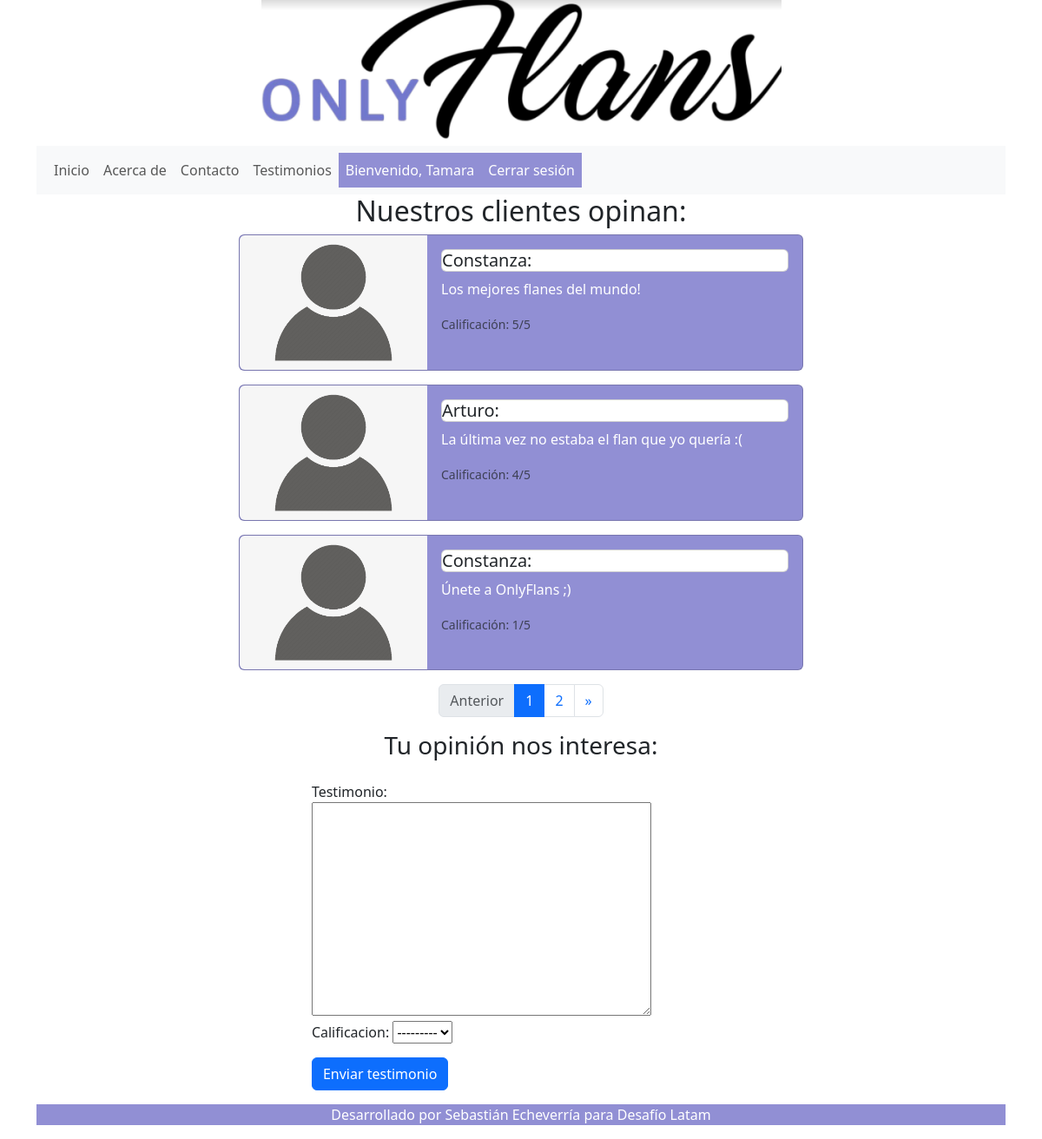
Page /testimonios/ (signed in) on the committed database.
### web/models.py (models this page shows, shortened)
class Testimonio(models.Model):
    usuario = models.ForeignKey(User, on_delete=models.CASCADE)
    testimonio = models.TextField( max_length=300)
    calificacion = models.IntegerField(choices=[(i, i) for i in range(1, 6)])

### web/views.py (the view)
# urls.py: path('testimonios/', views.testimonios, name='testimonios'),]
def testimonios(request):
    testimonios = Testimonio.objects.all()
    paginator = Paginator(testimonios, 3)
    page_number = request.GET.get('page')
    page_obj = paginator.get_page(page_number)
    print(page_obj.paginator.num_pages)
    if request.method == 'POST' and request.user.is_authenticated:
        form = TestimonioForm(request.POST)
        if form.is_valid():
            testimonio = form.save(commit=False)
            testimonio.usuario = request.user
            testimonio.save()
            return redirect('testimonios')
    else:
        form = TestimonioForm()
    return render(request, 'testimonios.html', {'page_obj': page_obj, 'form': form})

### web/forms.py
class TestimonioForm(forms.ModelForm):
    class Meta:
        model = Testimonio
        fields = ['testimonio', 'calificacion']

### web/templates/testimonios.html (shortened to what this page needs)
{% extends 'base.html' %}
{% load static %}
{% block content %}
    <h2 class="text-center">Nuestros clientes opinan:</h2>
    {% for testimonio in page_obj %}
    <div class="d-flex justify-content-center">
        <div class="card mb-3 bg-indigo text-white " style="max-width: 650px;">
            <div class="row g-0">
                <div class="col-md-4">
                    <img src="{% static 'img/user-icon.png' %}" class="img-fluid rounded-start" alt="Icono de usuario">
                </div>
                <div class="col-md-8">
                    <div class="card-body">
                        <h5 class="card title">{{ testimonio.usuario.username }}:</h5>
                        <p class="card-text">{{ testimonio.testimonio }}</p>
                        <p class="card-text"><small class="text-body-secondary">Calificación: {{ testimonio.calificacion }}/5</small></p>
                    </div>
                </div>
            </div>
        </div>
    </div>
    {% endfor %}
    <nav aria-label="Paginación de testimonios">
        <ul class="pagination justify-content-center">
            {% if page_obj.has_previous %}
                <li class="page-item">
                    <a class="page-link" href="?page={{ page_obj.previous_page_number }}" aria-label="Anterior">
                        <span aria-hidden="true">&laquo;</span>
                    </a>
                </li>
            {% else %}
                <li class="page-item disabled">
                    <span class="page-link">Anterior</span>
                </li>
            {% endif %}
            {% for num in page_obj.paginator.page_range %}
                <li class="page-item {% if page_obj.number == num %}active{% endif %}">
                    <a class="page-link" href="?page={{ num }}">{{ num }}</a>
                </li>
            {% endfor %}
            {% if page_obj.has_next %}
                <li class="page-item">
                    <a class="page-link" href="?page={{ page_obj.next_page_number }}" aria-label="Siguiente">
                        <span aria-hidden="true">&raquo;</span>
                    </a>
                </li>
            {% else %}
                <li class="page-item disabled">
                    <span class="page-link">Siguiente</span>
                </li>
            {% endif %}
        </ul>
    </nav>
    {% if user.is_authenticated %}
    <h3 class="text-center">Tu opinión nos interesa:</h3>
    <div class="container mt-4 mb-3">
        <div class="d-flex justify-content-center">
            <form method="post" class="form">
                <div class="col-10">
                    {{ form.testimonio.label_tag }}
                    {{ form.testimonio }}
                </div>
                <div class="mb-3">
                    {{ form.calificacion.label_tag }}
                    {{ form.calificacion }}
                </div>
                <button type="submit" class="btn btn-primary text-center">Enviar testimonio</button>
            </form>
        </div>
    </div>
    {% else %}
    <div class="d-flex justify-content-center mb-5">
        <a href="{% url 'login' %}" class="btn btn-primary mt-4">Inicia sesión para dejar tu testimonio</a>
    </div>
    {% endif %}
{% endblock %}

### web/templates/navbar.html (shortened to what this page needs)
<nav class="navbar navbar-expand-lg navbar-light bg-light">
    <div class="container-fluid">
          <div class="collapse navbar-collapse" id="navbarSupportedContent">
            <ul class="navbar-nav me-auto mb-2 mb-lg-0">
                <li class="nav-item">
                    <a class="nav-link" href="{% url 'index' %}">Inicio</a>
                </li>
                <li class="nav-item">
                    <a class="nav-link" href="{% url 'about' %}">Acerca de</a>
                </li>
                <li class="nav-item">
                    <a class="nav-link" href="{% url 'contact' %}">Contacto</a>
                </li>
                <li class="nav-item">
                    <a class="nav-link" href="{% url 'testimonios' %}">Testimonios</a>
                </li>
                {% if user.is_authenticated %}
                    <li><a class="nav-link bg-indigo text-white" href="{% url 'welcome' %}">Bienvenido, {{ user.username }}</a></li>
                    <li><a class="nav-link bg-indigo text-white" href="{% url 'logout' %}">Cerrar sesión</a></li>
                {% else %}
                    <li><a class="nav-link bg-indigo text-white" href="{% url 'login' %}">Iniciar sesión</a></li>
                {% endif %}
            </ul>
    </div>
</nav>

### web/static/css/styles.css (style rules this page uses)
.bg-indigo { background-color: #918FD4; }

### rows in the picture
Testimonio: usuario.username "Constanza", testimonio "Los mejores flanes del mundo!", calificacion "5"
Testimonio: usuario.username "Arturo", testimonio "La última vez no estaba el flan que yo quería :(", calificacion "4"
Testimonio: usuario.username "Constanza", testimonio "Únete a OnlyFlans ;)", calificacion "1"

### other values in the picture
{{ user.username }} "Tamara"
{{ num }} "1" "2"
